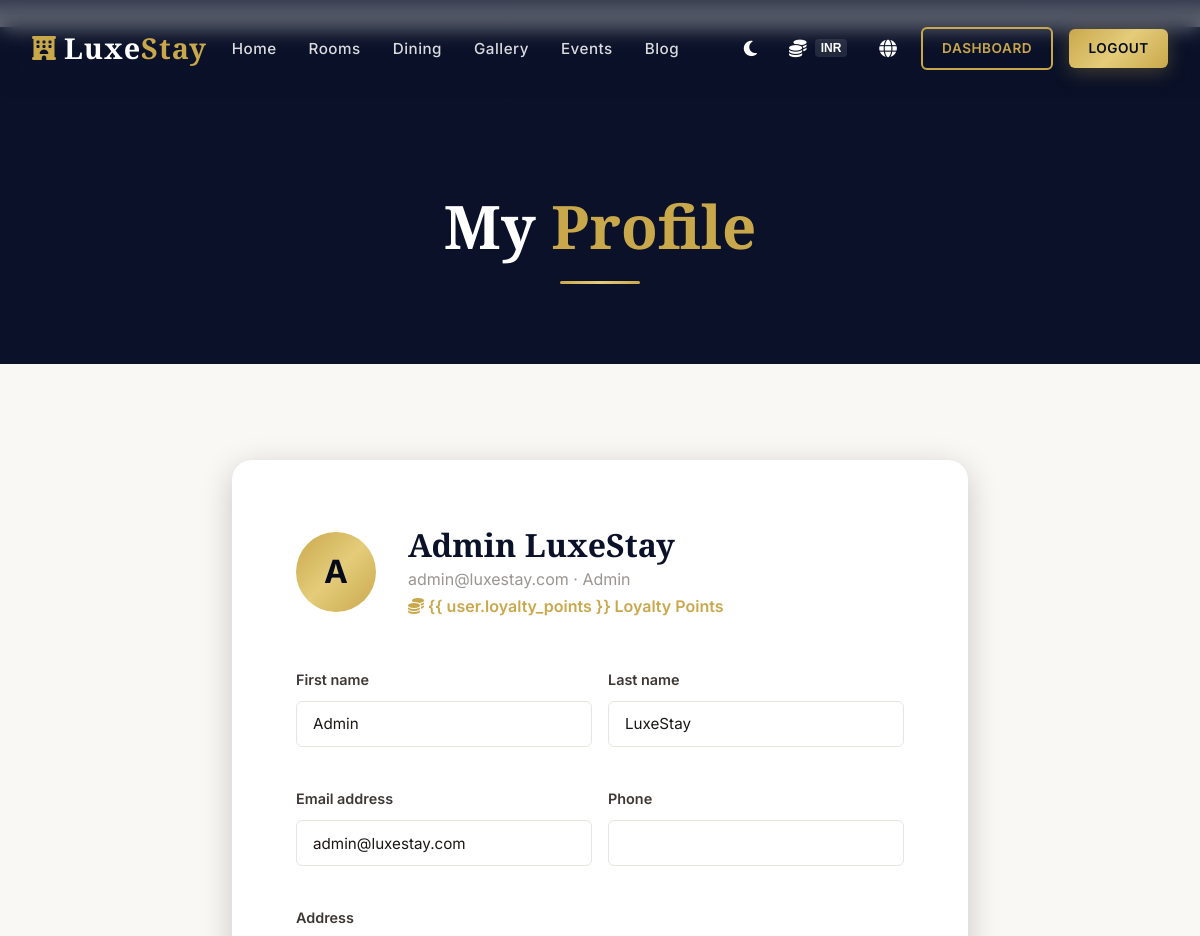
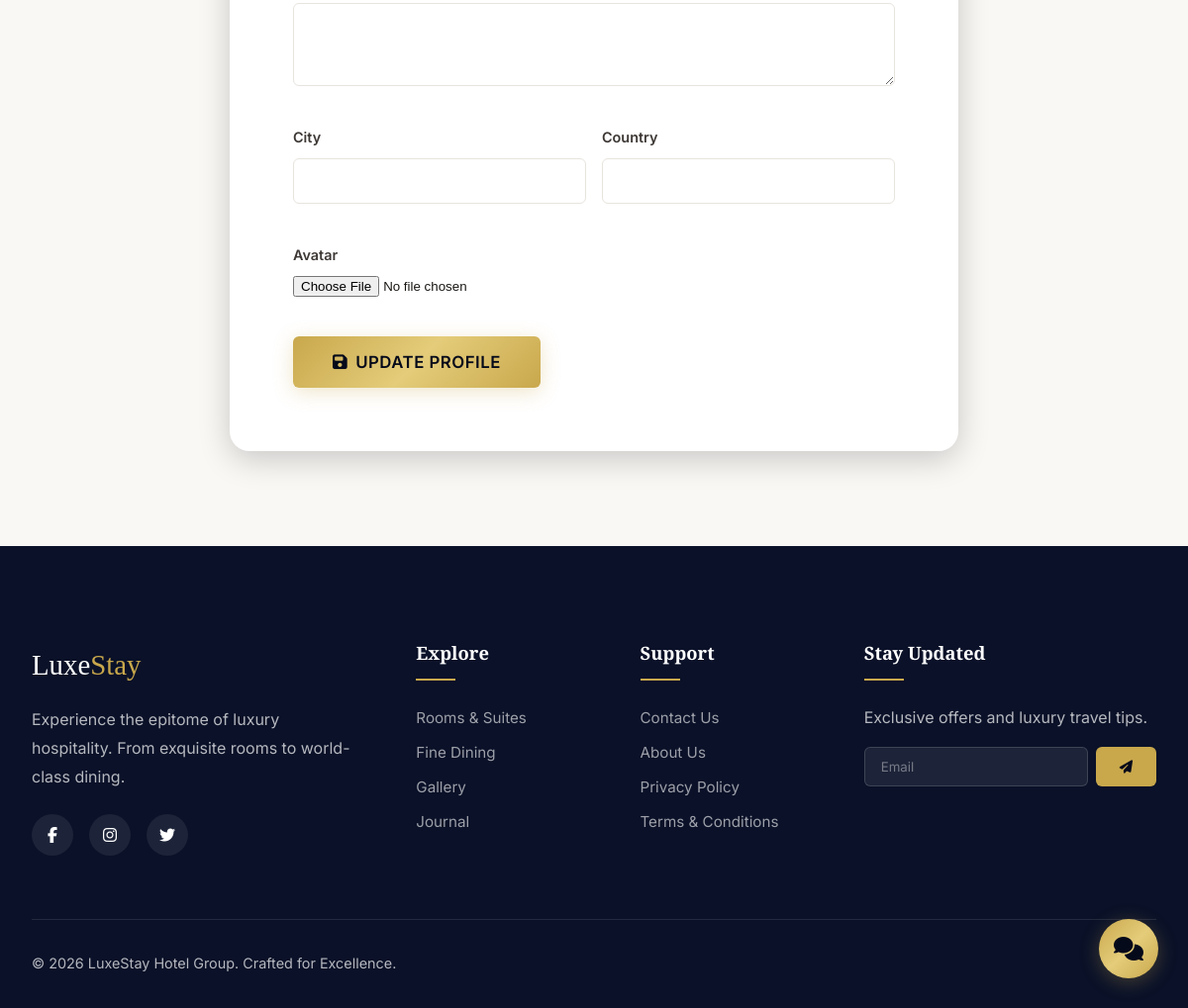
The page /accounts/profile/ (signed in) on the database its author committed (2 pictures, top to bottom).
### accounts/models.py (models this page shows, shortened)
class User(AbstractUser):
    class Role(models.TextChoices):
        ADMIN = 'admin', 'Admin'
        MANAGER = 'manager', 'Manager'
        STAFF = 'staff', 'Staff'
        CUSTOMER = 'customer', 'Customer'
    class Currency(models.TextChoices):
        INR = 'INR', 'Indian Rupee (₹)'
        USD = 'USD', 'US Dollar ($)'
        EUR = 'EUR', 'Euro (€)'
        GBP = 'GBP', 'British Pound (£)'
    class Language(models.TextChoices):
        EN = 'en', 'English'
        HI = 'hi', 'Hindi'
        FR = 'fr', 'French'
        ES = 'es', 'Spanish'
    role = models.CharField(max_length=20, choices=Role.choices, default=Role.CUSTOMER)
    preferred_currency = models.CharField(max_length=10, choices=Currency.choices, default=Currency.INR)
    preferred_language = models.CharField(max_length=10, choices=Language.choices, default=Language.EN)
    phone = models.CharField(max_length=20, blank=True)
    avatar = models.ImageField(upload_to='avatars/', blank=True, null=True)
    address = models.TextField(blank=True)
    city = models.CharField(max_length=100, blank=True)
    country = models.CharField(max_length=100, blank=True)
    loyalty_points = models.PositiveIntegerField(default=0)
    email_verified = models.BooleanField(default=False)
    created_at = models.DateTimeField(auto_now_add=True)
    updated_at = models.DateTimeField(auto_now=True)
    class Meta:
        ordering = ['-created_at']

### accounts/views.py (the view)
# urls.py: path('profile/', views.profile_view, name='profile'),
@login_required
def profile_view(request):
    if request.method == 'POST':
        form = ProfileForm(request.POST, request.FILES, instance=request.user)
        if form.is_valid():
            form.save()
            messages.success(request, 'Profile updated successfully!')
            return redirect('profile')
    else:
        form = ProfileForm(instance=request.user)
    room_bookings = RoomBooking.objects.filter(user=request.user).order_by('-created_at')[:5]
    table_reservations = TableReservation.objects.filter(user=request.user).order_by('-created_at')[:5]
    context = {
        'form': form,
        'room_bookings': room_bookings,
        'table_reservations': table_reservations,
    }
    return render(request, 'accounts/profile.html', context)

### accounts/forms.py
class ProfileForm(forms.ModelForm):
    class Meta:
        model = User
        fields = ('first_name', 'last_name', 'email', 'phone', 'address', 'city', 'country', 'avatar')
        widgets = {
            'first_name': forms.TextInput(attrs={'class': 'form-control'}),
            'last_name': forms.TextInput(attrs={'class': 'form-control'}),
            'email': forms.EmailInput(attrs={'class': 'form-control'}),
            'phone': forms.TextInput(attrs={'class': 'form-control'}),
            'address': forms.Textarea(attrs={'class': 'form-control', 'rows': 3}),
            'city': forms.TextInput(attrs={'class': 'form-control'}),
            'country': forms.TextInput(attrs={'class': 'form-control'}),
        }

### templates/accounts/profile.html (shortened to what this page needs)
﻿{% extends 'base.html' %}
{% block content %}
<div class="page-header">
    <div class="container">
        <h1>My <span class="text-gold">Profile</span></h1>
        <div class="section-divider"></div>
    </div>
</div>
<section class="section">
    <div class="container" style="max-width:800px;">
        <div class="form-card">
            <div class="d-flex align-center gap-2 mb-3">
                <div
                    style="width:80px;height:80px;border-radius:50%;background:var(--primary-gradient);display:flex;align-items:center;justify-content:center;font-size:2rem;color:var(--secondary-dark);font-weight:700;">
                    {{ user.first_name|first|default:user.username|first }}
                </div>
                <div>
                    <h3>{{ user.get_full_name|default:user.username }}</h3>
                    <p style="color:var(--medium-gray);">{{ user.email }} · {{ user.get_role_display }}</p>
                    <p style="color:var(--primary);font-weight:600;"><i class="fas fa-coins"></i> {{ user.loyalty_points
                        }} Loyalty Points</p>
                </div>
            </div>
            <form method="POST" enctype="multipart/form-data">
                <div class="grid-2" style="gap:var(--space-md);">
                    {% for field in form %}
                    <div class="form-group" {% if field.name == "address" %}style="grid-column:span 2;"{% endif %}>
                        <label>{{ field.label }}</label>
                        {{ field }}
                    </div>
                    {% endfor %}
                </div>
                <button type="submit" class="btn btn-primary btn-lg mt-1">
                    <i class="fas fa-save"></i> Update Profile
                </button>
            </form>
        </div>
    </div>
</section>
{% endblock %}

### templates/base.html (shortened to what this page needs)
{% load static %}
<!DOCTYPE html>
<html lang="en">
<head>
    <link rel="stylesheet" href="https://cdnjs.cloudflare.com/ajax/libs/font-awesome/6.5.1/css/all.min.css">
    <link rel="stylesheet" href="{% static 'css/style.css' %}">
</head>
<body>
    <nav class="navbar" id="navbar">
        <div class="container">
            <a href="{% url 'home' %}" class="navbar-brand">
                <i class="fas fa-hotel logo-icon"></i>
                <span class="logo-text">Luxe<span>Stay</span></span>
            </a>
            <div class="nav-links" id="navLinks">
                <a href="{% url 'home' %}"
                    class="{% if request.resolver_match.url_name == 'home' %}active{% endif %}">Home</a>
                <a href="{% url 'room_list' %}"
                    class="{% if 'room' in request.resolver_match.url_name %}active{% endif %}">Rooms</a>
                <a href="{% url 'restaurant_menu' %}"
                    class="{% if 'restaurant' in request.resolver_match.url_name %}active{% endif %}">Dining</a>
                <a href="{% url 'gallery' %}"
                    class="{% if request.resolver_match.url_name == 'gallery' %}active{% endif %}">Gallery</a>
                <a href="{% url 'event_list' %}"
                    class="{% if 'event' in request.resolver_match.url_name %}active{% endif %}">Events</a>
                <a href="{% url 'blog_list' %}"
                    class="{% if 'blog' in request.resolver_match.url_name %}active{% endif %}">Blog</a>
            </div>
            <div class="nav-actions">
                <button id="darkModeToggle" class="nav-icon-btn" title="Toggle Dark Mode">
                    <i class="fas fa-moon"></i>
                </button>
                <div class="dropdown">
                    <button class="nav-icon-btn" title="Change Currency">
                        <i class="fas fa-coins"></i>
                        <span class="currency-label">
                            {% if user.is_authenticated %}{{ user.preferred_currency }}{% else %}{{
                            request.session.currency|default:'INR' }}{% endif %}
                        </span>
                    </button>
                </div>
                <div class="dropdown">
                    <button class="nav-icon-btn" title="Change Language"><i class="fas fa-globe"></i></button>
                </div>
                {% if user.is_authenticated %}
                <a href="{% url 'dashboard' %}" class="btn btn-sm btn-outline">Dashboard</a>
                <a href="{% url 'logout' %}" class="btn btn-sm btn-primary">Logout</a>
                {% else %}
                <a href="{% url 'login' %}" class="btn btn-sm btn-outline">Login</a>
                <a href="{% url 'register' %}" class="btn btn-sm btn-primary">Join</a>
                {% endif %}
            </div>
        </div>
    </nav>
    <main>
        {% block content %}{% endblock %}
    </main>
    <footer class="footer">
        <div class="container">
            <div class="footer-grid">
                <div class="footer-brand">
                    <span class="logo-text">Luxe<span>Stay</span></span>
                    <p>Experience the epitome of luxury hospitality. From exquisite rooms to world-class dining.</p>
                    <div class="footer-social">
                        <a href="#"><i class="fab fa-facebook-f"></i></a>
                        <a href="#"><i class="fab fa-instagram"></i></a>
                        <a href="#"><i class="fab fa-twitter"></i></a>
                    </div>
                </div>
                <div>
                    <h4>Explore</h4>
                    <ul class="footer-links">
                        <li><a href="{% url 'room_list' %}">Rooms & Suites</a></li>
                        <li><a href="{% url 'restaurant_menu' %}">Fine Dining</a></li>
                        <li><a href="{% url 'gallery' %}">Gallery</a></li>
                        <li><a href="{% url 'blog_list' %}">Journal</a></li>
                    </ul>
                </div>
                <div>
                    <h4>Support</h4>
                    <ul class="footer-links">
                        <li><a href="{% url 'contact' %}">Contact Us</a></li>
                        <li><a href="{% url 'about' %}">About Us</a></li>
                        <li><a href="#">Privacy Policy</a></li>
                        <li><a href="#">Terms & Conditions</a></li>
                    </ul>
                </div>
                <div class="footer-newsletter">
                    <h4>Stay Updated</h4>
                    <p>Exclusive offers and luxury travel tips.</p>
                    <form class="newsletter-form" method="POST" action="{% url 'subscribe_newsletter' %}">
                        <input type="email" name="email" placeholder="Email" required>
                        <button type="submit"><i class="fas fa-paper-plane"></i></button>
                    </form>
                </div>
            </div>
            <div class="footer-bottom">
                <p>&copy; 2026 LuxeStay Hotel Group. Crafted for Excellence.</p>
            </div>
        </div>
    </footer>
    <button class="chatbot-toggle" id="chatbotToggle" aria-label="Open chat">
        <i class="fas fa-comments"></i>
    </button>
</body>
</html>

### rows shown on the page
User: preferred_currency "INR", first_name|first "A", get_full_name "Admin LuxeStay", email "admin@luxestay.com", role "Admin", form "Admin" "LuxeStay" "admin@luxestay.com"

### other values the page prints
{{ field.label }} "First name" "Last name" "Email address" "Phone" "Address" "City" "Country" "Avatar"
